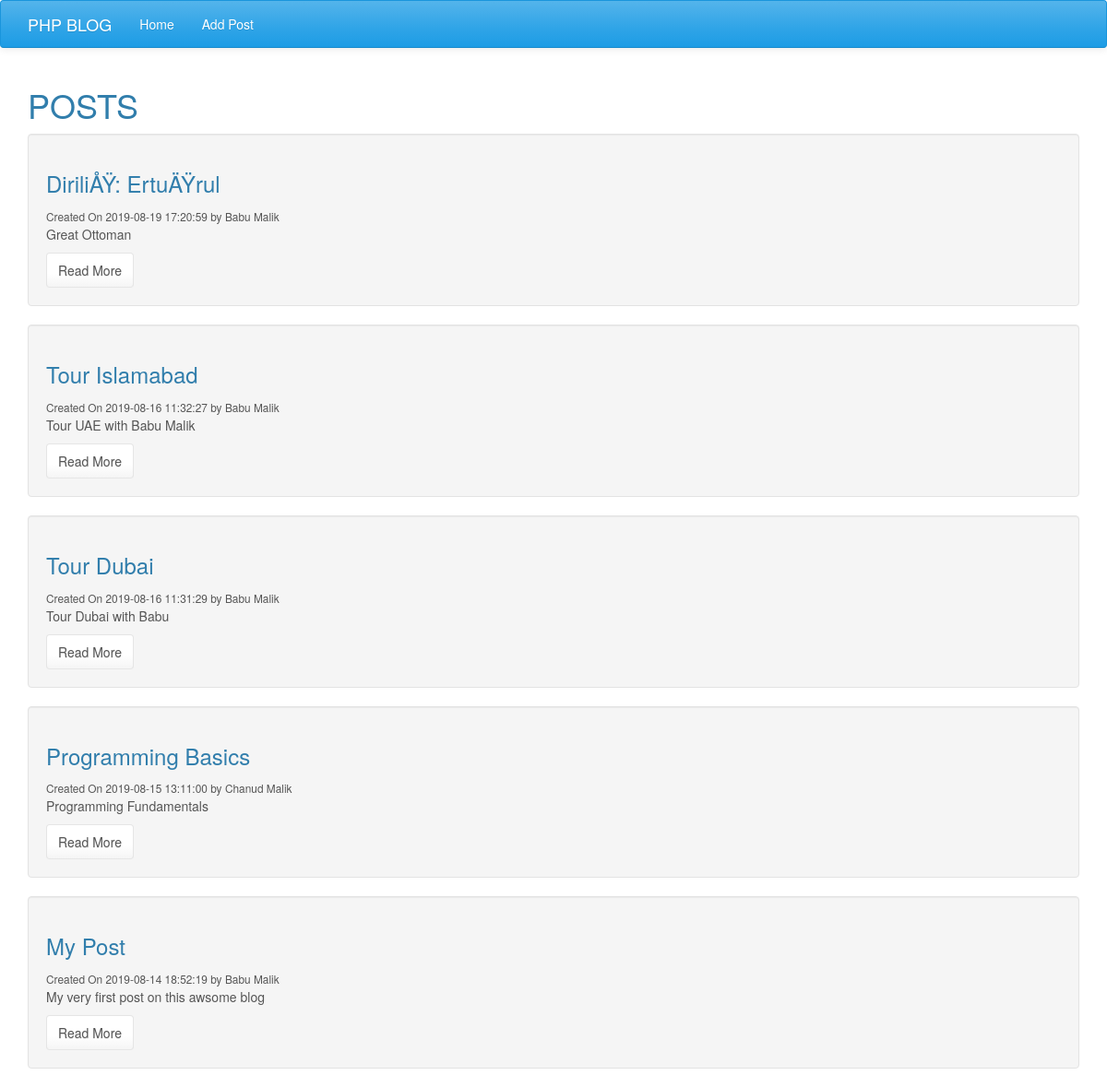
The app's page /website8/index.php with its own data.
### tables this page shows
CREATE TABLE `posts` (
  `id` int(11) NOT NULL,
  `title` varchar(255) NOT NULL,
  `body` text NOT NULL,
  `author` varchar(255) NOT NULL,
  `created_at` timestamp NOT NULL DEFAULT current_timestamp()
);

### website8/index.php (the view, shortened to what this page needs)
<?php
	require('config/db.php');
	$query = 'SELECT * FROM posts ORDER BY created_at DESC';
	$result = mysqli_query($conn, $query);
	$posts = mysqli_fetch_all($result, MYSQLI_ASSOC);
?>
<?php include('inc/header.php'); ?>
	<div class="container">
	<h1>POSTS</h1>
		<?php foreach($posts as $post): ?>
			<div class="well">
				<h3><?php echo $post['title']; ?></h3>
				<small>Created On <?php echo $post['created_at']; ?> by
					<?php echo $post['author']; ?></small>
				<p><?php echo $post['body']; ?></p>
				<a class="btn btn-default" href="<?php echo ROOT_URL;?>post.php ? id=<?php echo $post['id']; ?>">Read More</a>
			</div>
	    <?php endforeach; ?>
    </div>
<?php include('inc/footer.php'); ?>

### website8/inc/header.php (shortened to what this page needs)
<!DOCTYPE html>
<html>
<head>
	<link rel="stylesheet" type="text/css" href="css/cerulean/bootstrap3.4.1/bootstrap.min.css">
</head>
<body>
	<?php include('navbar.php'); ?>

### website8/inc/navbar.php (shortened to what this page needs)
<nav class="navbar navbar-default">
      <div class="container">
        <div class="navbar-header">
          <a class="navbar-brand" href="#">PHP BLOG</a>
        </div>
        <div id="navbar" class="collapse navbar-collapse">
          <ul class="nav navbar-nav">
            <li><a href="<?php echo ROOT_URL; ?>">Home</a></li>
            <li><a href="<?php echo ROOT_URL; ?>addpost.php">Add Post</a></li>
          </ul>
        </div>
      </div>
    </nav>

### website8/inc/footer.php (shortened to what this page needs)
</body>
</html>

### records on screen
posts: title "DiriliÅŸ: ErtuÄŸrul", created_at "2019-08-19 17:20:59", author "Babu Malik", body "Great Ottoman"
posts: title "Tour Islamabad", created_at "2019-08-16 11:32:27", author "Babu Malik", body "Tour UAE with Babu Malik"
posts: title "Tour Dubai", created_at "2019-08-16 11:31:29", author "Babu Malik", body "Tour Dubai with Babu"
posts: title "Programming Basics", created_at "2019-08-15 13:11:00", author "Chanud Malik", body "Programming Fundamentals"
posts: title "My Post", created_at "2019-08-14 18:52:19", author "Babu Malik", body "My very first post on this awsome blog"
